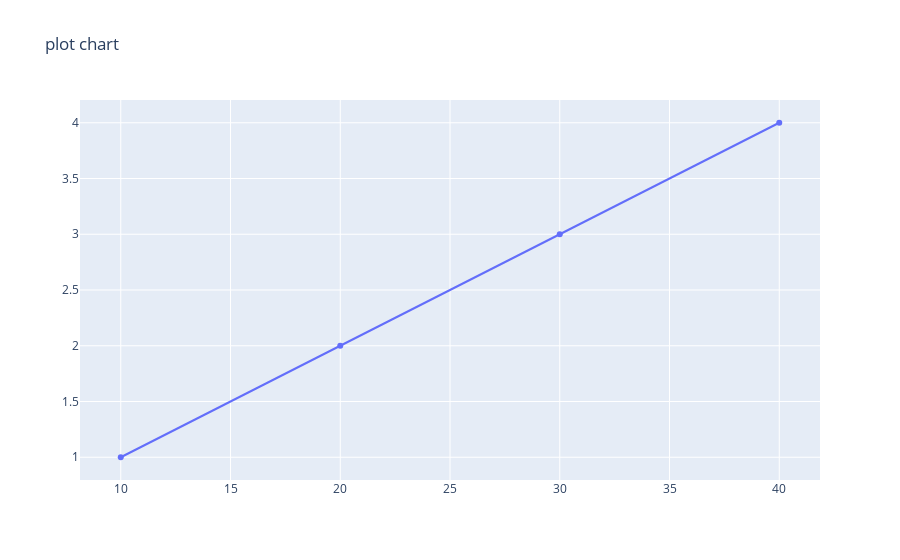

Here is the notebook cell this chart was saved with:
### Code cell
plotly.offline.iplot({'data':[Scatter(x=[10,20,30,40],y=[1,2,3,4])],'layout':Layout(title='plot chart')})

### Figure 1 — Plotly figure (JSON) as saved in the notebook; plotly's stock layout.template omitted (floating-point values rounded to 4 significant figures)
{"data": [{"type": "scatter", "x": [10, 20, 30, 40], "y": [1, 2, 3, 4]}], "layout": {"title": {"text": "plot chart"}}}
